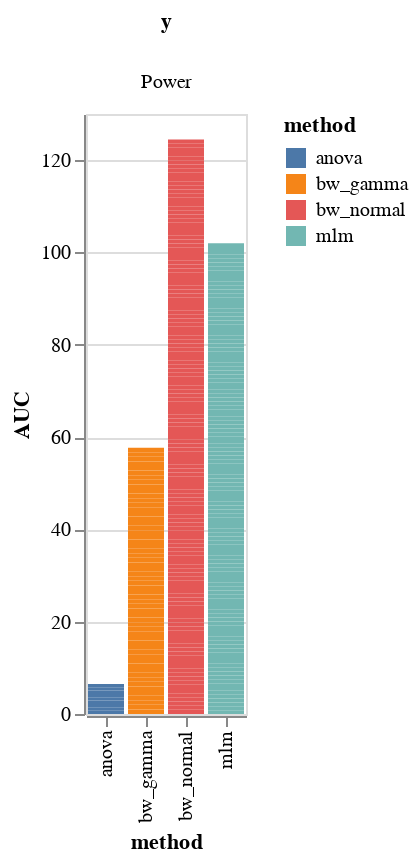
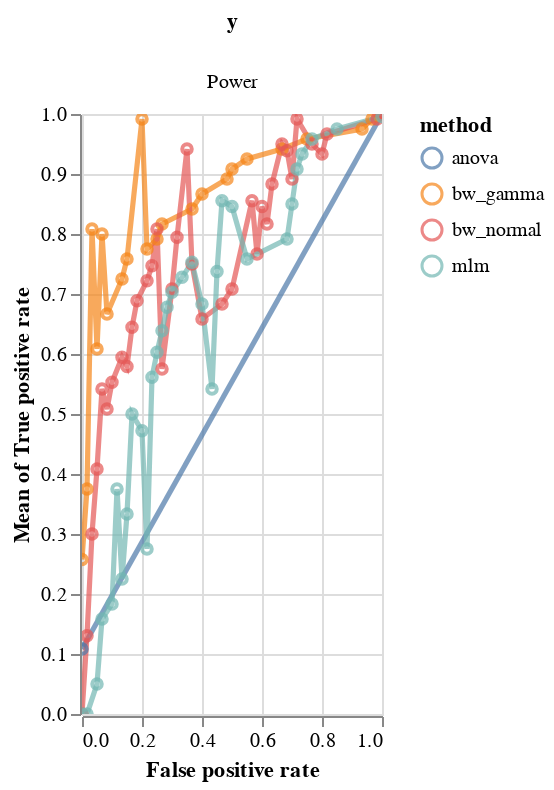

The code cell stored with these charts, in order, in its notebook:
### Code cell
df = model_comparison.make_roc_auc(res, binary=False, groups=('method', 'y'))
bars, roc = model_comparison.plot_roc(df)
bars.facet(column='y').properties().display()
roc.facet(column='y').properties()

### Figure 1 — Vega-Lite specification as saved in the notebook (floating-point values rounded to 4 significant figures; data arrays with more than 128 entries replaced by an {"elided": "..."} marker saying what was removed)
{"config": {"view": {"continuousWidth": 400, "continuousHeight": 300}}, "data": {"name": "data-1a094d910689c9e97aceb647a562b350"}, "facet": {"column": {"type": "nominal", "field": "y"}}, "spec": {"mark": "bar", "encoding": {"color": {"type": "nominal", "field": "method"}, "x": {"type": "nominal", "field": "method"}, "y": {"type": "quantitative", "field": "AUC"}}, "selection": {"selector026": {"type": "interval", "bind": "scales", "encodings": ["x", "y"]}}}, "$schema": "https://vega.github.io/schema/vega-lite/v4.8.1.json", "datasets": {"data-1a094d910689c9e97aceb647a562b350": {"elided": "327 records"}}}

### Figure 2 — Vega-Lite specification as saved in the notebook (floating-point values rounded to 4 significant figures; data arrays with more than 128 entries replaced by an {"elided": "..."} marker saying what was removed)
{"config": {"view": {"continuousWidth": 400, "continuousHeight": 300}}, "data": {"name": "data-1a094d910689c9e97aceb647a562b350"}, "facet": {"column": {"type": "nominal", "field": "y"}}, "spec": {"layer": [{"mark": {"type": "line", "opacity": 0.7, "size": 2.6}, "encoding": {"color": {"type": "nominal", "field": "method"}, "x": {"type": "quantitative", "field": "False positive rate"}, "y": {"type": "quantitative", "aggregate": "mean", "field": "True positive rate"}}, "selection": {"selector025": {"type": "interval", "bind": "scales", "encodings": ["x", "y"]}}}, {"mark": {"type": "point", "opacity": 0.7, "size": 22.6}, "encoding": {"color": {"type": "nominal", "field": "method"}, "x": {"type": "quantitative", "field": "False positive rate"}, "y": {"type": "quantitative", "aggregate": "mean", "field": "True positive rate"}}}], "width": 150}, "$schema": "https://vega.github.io/schema/vega-lite/v4.8.1.json", "datasets": {"data-1a094d910689c9e97aceb647a562b350": {"elided": "327 records"}}}
